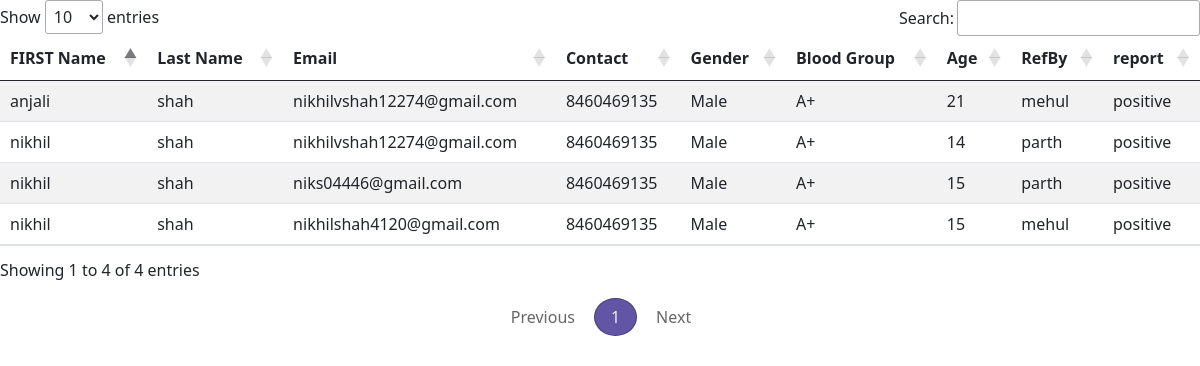
Page /patient/userdetail on the committed database.
### patient/models.py (models this page shows, shortened)
class addpatientform(models.Model):
    Patientid = models.AutoField(primary_key=True)
    firstname = models.CharField(max_length=25)
    lastname = models.CharField(max_length=25)
    email = models.CharField(max_length=25)
    contact = models.CharField(max_length=25)
    gender = models.CharField(max_length=25)
    bloodgroup = models.CharField(max_length=25)
    age = models.CharField(max_length=3)
    RefBy = models.CharField(max_length=20)
    address = models.TextField()
    labid = models.CharField(max_length=3)
    class Meta:
        db_table = "AddPatient"

class generatereport(models.Model):
    patientid = models.AutoField(primary_key=True)
    patientname = models.CharField(max_length=25)
    isreportgenerated = models.BooleanField(default=False)
    labid= models.CharField(max_length=3)
    image = models.ImageField(upload_to="image")
    report = models.FileField(upload_to="pdf")
    result = models.CharField(max_length=25,default="")
    Date = models.DateField(null=True)
    class Meta:
        db_table = "GenerateReport"

### patient/views.py (the view)
# urls.py: path('/userdetail',views.userdetail)
def userdetail(request):
  rs = addpatientform.objects.all()
  gs = generatereport.objects.all()
  return render(request,'userdetail.html',{'rs':zip(rs,gs)})

### templates/userdetail.html (shortened to what this page needs)
{% load static %}
<!doctype html>
<html lang="en">
  <head>
    <link rel="stylesheet" href="//cdn.datatables.net/1.10.24/css/jquery.dataTables.min.css">
    <link href="https://cdn.jsdelivr.net/npm/bootstrap@5.0.0-beta2/dist/css/bootstrap.min.css" rel="stylesheet">
  </head>
  <body>
    <table class="table table-hover table-striped">
        <thead>
    <tr>
        <th>FIRST Name</th>
        <th>Last Name</th>
        <th>Email</th>
        <th>Contact</th>
        <th>Gender</th>
        <th>Blood Group</th>
        <th>Age</th>
        <th>RefBy</th>
        <th>report</th>
    </tr>
    </thead>
    <tbody>
    {%for rs,gs in rs %}
    <tr>
        <td>{{rs.firstname}}</td>
        <td>{{rs.lastname}}</td>
        <td>{{rs.email}}</td>
        <td>{{rs.contact}}</td>
        <td>{{rs.gender}}</td>
        <td>{{rs.bloodgroup}}</td>
        <td>{{rs.age}}</td>
        <td>{{rs.RefBy}}</td>
        <td>{{gs.result}}</td>
    </tr>
    {% endfor %}
    </tbody>
    </table>
  </body>
</html>

### templates/userdetail.html (style rules this page uses)
table.dataTable thead th, table.dataTable thead td { padding: 10px 18px; border-bottom: none; }
table.dataTable.no-footer { border-bottom: 1px solid #dee2e6; }

### rows in the picture
addpatientform: firstname "nikhil", lastname "shah", email "nikhilvshah12274@gmail.com", contact "8460469135", gender "Male", bloodgroup "A+", age "14", RefBy "parth", result "positive"
addpatientform: firstname "anjali", lastname "shah", email "nikhilvshah12274@gmail.com", contact "8460469135", gender "Male", bloodgroup "A+", age "21", RefBy "mehul", result "positive"
addpatientform: firstname "nikhil", lastname "shah", email "niks04446@gmail.com", contact "8460469135", gender "Male", bloodgroup "A+", age "15", RefBy "parth", result "positive"
addpatientform: firstname "nikhil", lastname "shah", email "nikhilshah4120@gmail.com", contact "8460469135", gender "Male", bloodgroup "A+", age "15", RefBy "mehul", result "positive"
